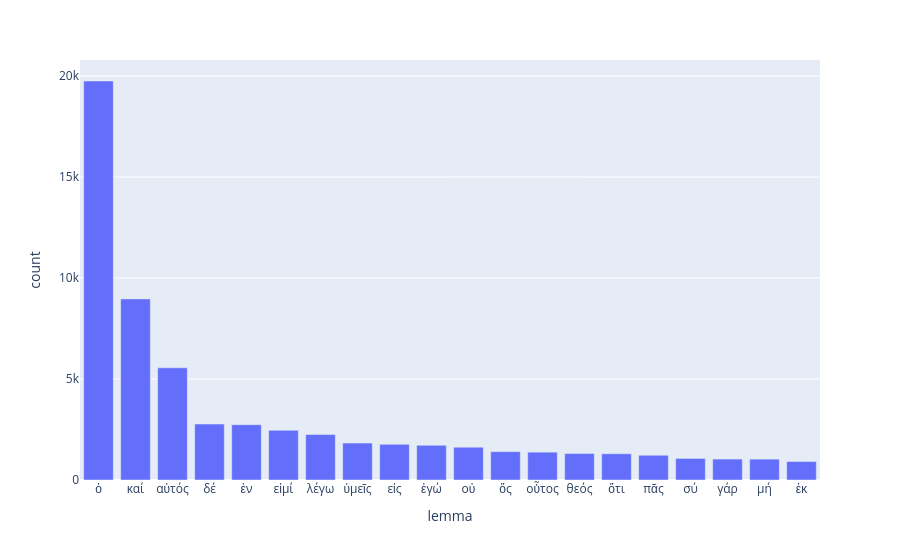

Notebook source saved alongside this figure:
### Code cell
top20_df
fig = px.bar(sorted, x='lemma', y='count')
fig.show()

### Figure 1 — Plotly figure (JSON) as saved in the notebook; plotly's stock layout.template omitted (floating-point values rounded to 4 significant figures)
{"data": [{"hovertemplate": "lemma=%{x}<br>count=%{y}<extra></extra>", "legendgroup": "", "marker": {"color": "#636efa", "pattern": {"shape": ""}}, "name": "", "orientation": "v", "showlegend": false, "textposition": "auto", "type": "bar", "x": ["ὁ", "καί", "αὐτός", "δέ", "ἐν", "εἰμί", "λέγω", "ὑμεῖς", "εἰς", "ἐγώ", "οὐ", "ὅς", "οὗτος", "θεός", "ὅτι", "πᾶς", "σύ", "γάρ", "μή", "ἐκ"], "xaxis": "x", "y": [19756, 8967, 5555, 2770, 2739, 2459, 2250, 1828, 1764, 1718, 1626, 1404, 1378, 1312, 1299, 1225, 1068, 1036, 1033, 915], "yaxis": "y"}], "layout": {"barmode": "relative", "legend": {"tracegroupgap": 0}, "margin": {"t": 60}, "xaxis": {"anchor": "y", "domain": [0, 1], "title": {"text": "lemma"}}, "yaxis": {"anchor": "x", "domain": [0, 1], "title": {"text": "count"}}}}
